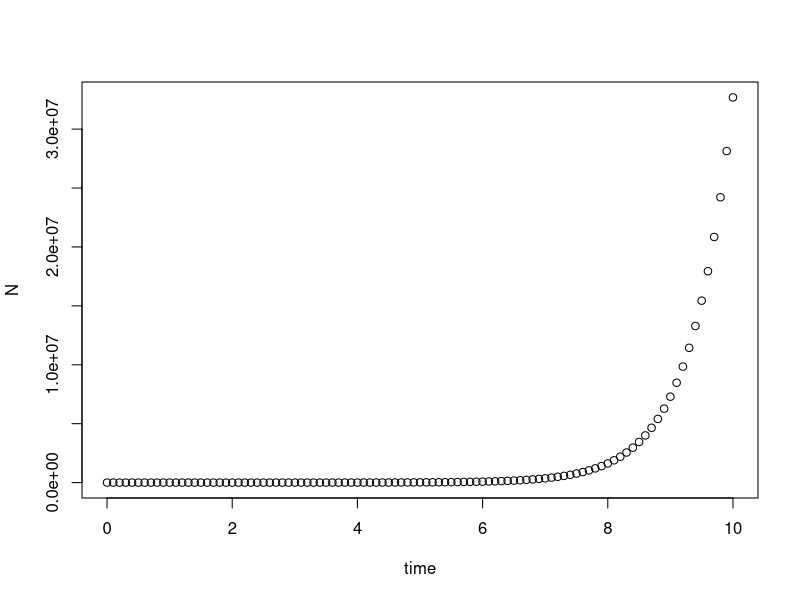
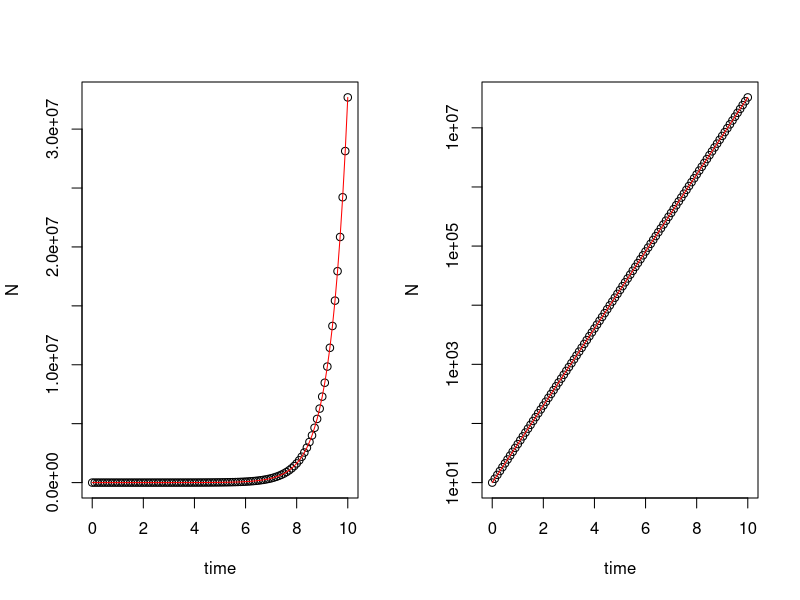
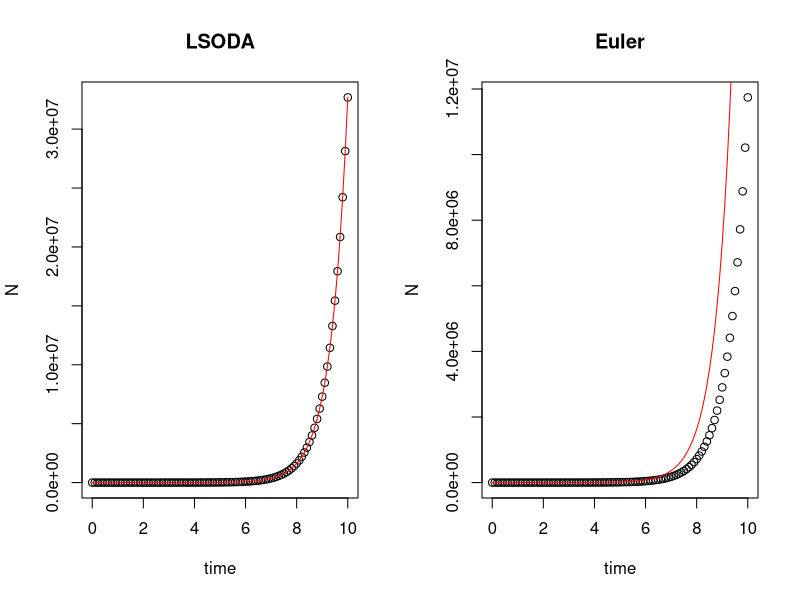
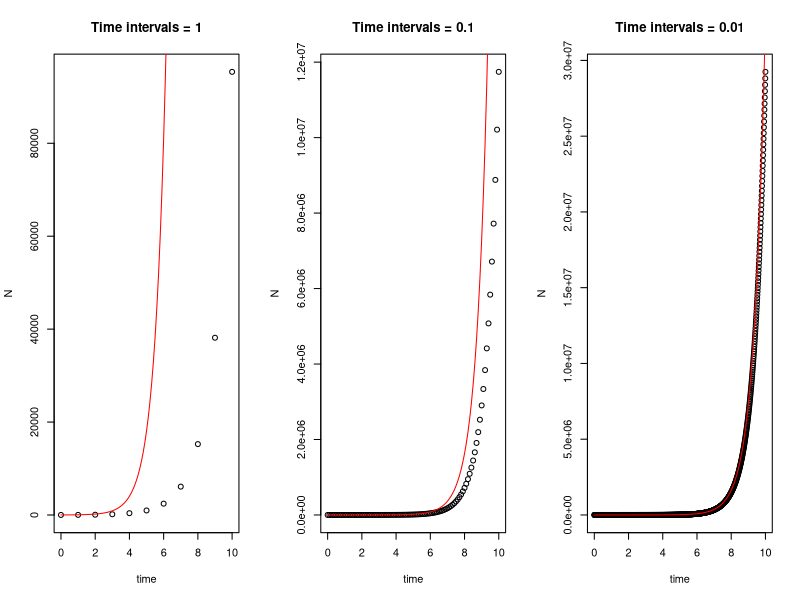
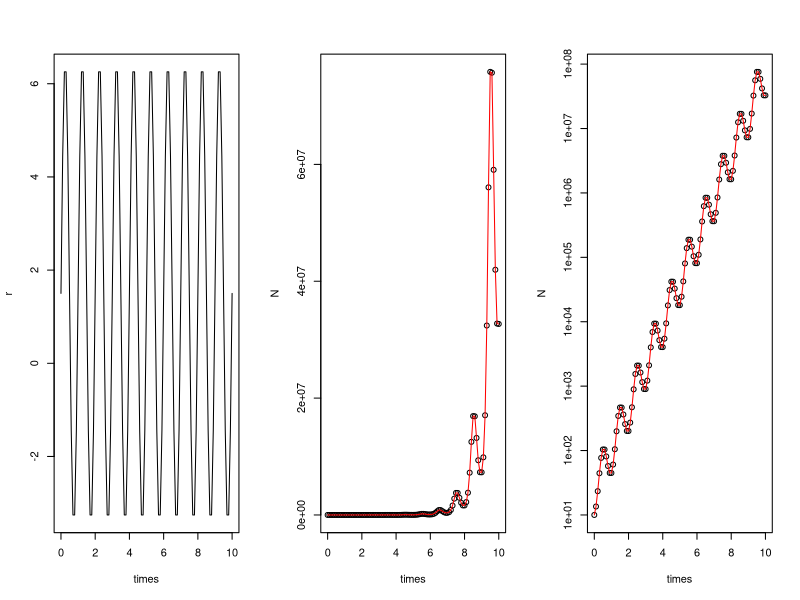
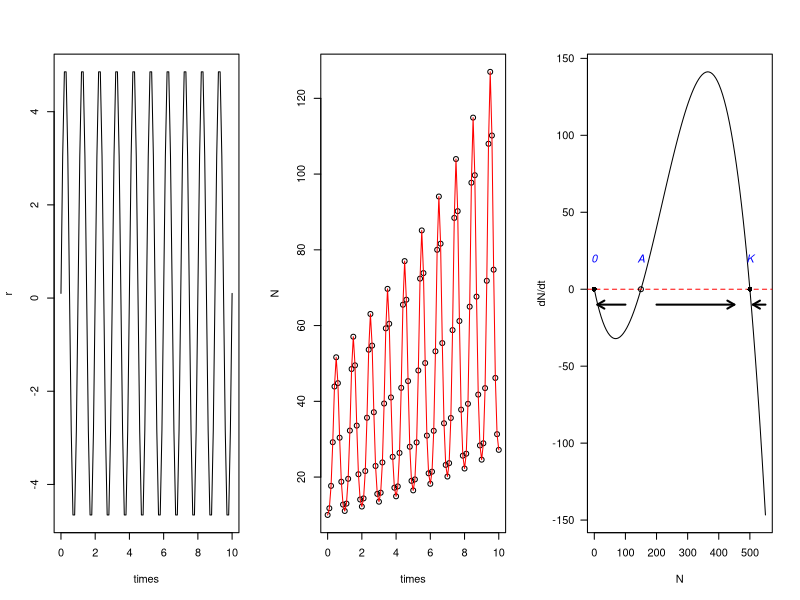
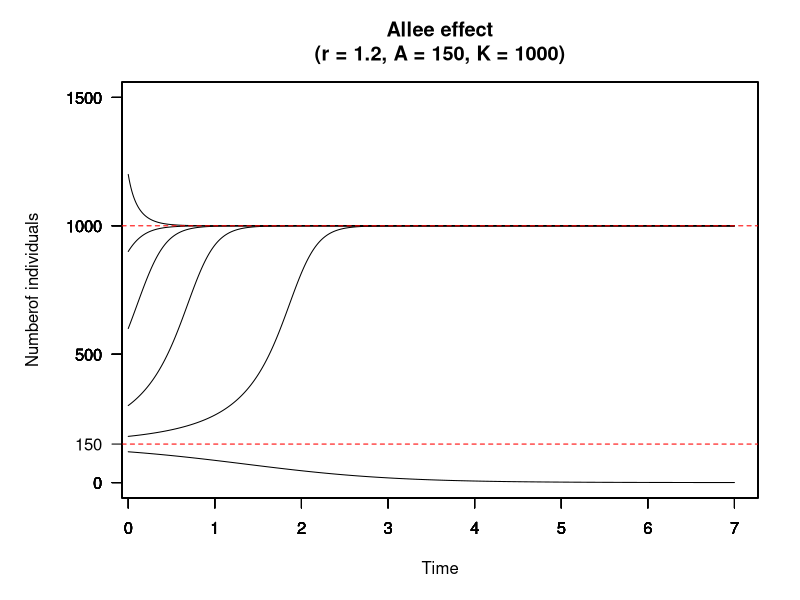

These figures' R source, in order:
## ---- chunk 1
library(tidyverse)
library(knitr)
library(kableExtra)

syllabus <- tibble(
  Date = c("**Week 1** <span style='vertical-align:-30%'> </span>
           <br> 9/4",
           "**Week 2** <span style='vertical-align:-30%'> </span>
           <br> 9/11",
           "**Week 3** <span style='vertical-align:-30%'> </span>
           <br> 9/18",
           "**Week 4** <span style='vertical-align:-30%'> </span>
           <br> 9/25",
           "**Week 5** <span style='vertical-align:-30%'> </span>
           <br> 10/2",
           "**Week 6** <span style='vertical-align:-30%'> </span>
           <br> 10/9",
           "**Week 7** <span style='vertical-align:-30%'> </span>
           <br> 10/16",
           "**Week 8** <span style='vertical-align:-30%'> </span>
           <br> 10/23",
           "**Week 9** <span style='vertical-align:-30%'> </span>
           <br> 10/30",
           "**Week 10** <span style='vertical-align:-30%'> </span>
           <br> 11/6",
           "**Week 11** <span style='vertical-align:-30%'> </span>
           <br> 11/13",
           "**Week 12** <span style='vertical-align:-30%'> </span>
           <br> 11/20",
           "**Week 13** <span style='vertical-align:-30%'> </span>
           <br> 11/27",
           "**Week 14** <span style='vertical-align:-30%'> </span>
           <br> 12/4",
           "**Week 15** <span style='vertical-align:-30%'> </span>
           <br> 12/11",
           "**Week 16** <span style='vertical-align:-30%'> </span>
           <br> 12/18"),
  
  `Lecture topic` = c("Introduction: what is theoretical ecology?", #week1
                      "Exponential population growth", #week2
                      "Logistic population growth and stability analysis", #week3
                      "Discrete population growth and stability analysis", #week4
                      "Metapopulations and patch occupancy models", #week5
                      "Harvesting and bifurcation", #week6
                      "Age-structured population models", #week7
                      "Lotka-Volterra model of competition: graphical analysis", #week8
                      "**Midterm exam**", #week9
                      "Lotka-Volterra model of competition: invasion analysis and linear stability analysis", #week10
                      "Predator-prey interactions (I)", #week11
                      "Predator-prey interactions (II)", #week12
                      "Multispecies models of predation: apparent competition", #week13
                      "Mechanistic models for consumer-resource dynamics", #week14
                      "Research applcations: plant-soil feedback as an example", #week15
                      "**Final exam**"), #week16
    
  Lab = c(" \\- ", #week1
          'Solving exponential growth equation using "deSolve" & Visualization', #week2
          "Simulating logistic growth", #week3
          "Logistic map and Ricker diagram", #week4
          "Metapopulations and patch occupancy models", #week5
          "Bifurcation diagram", #week6
          "Age-structured population model", #week7
          "Simulating competitive dynamics and invasion growth", #week8
          " \\-", #week9
          "Visualization of dynamics with complex eigenvalues", #week10
          "Lotka-Volterra model of predator-prey interactions and time-scale separation", #week11
          "Rosenzweig-MacArthur predator-prey model", #week12
          "Consumer-resource dynamics", #week13
          "Parameter space for apparent competition model", #week14
          " \\- ", #week15
          " \\- "), #week16
    
    
  Readings = c("[**Grainger et al., 2021**](https://doi.org/10.1086/717206)",
               "Gotelli [Ch.1], Case[Ch.1]", #week2
               " \\- ", #week3
               "Gotelli [Ch.2], Case[Ch.5], Otto & Day[Ch.5],
               [**May., 1976**](https://doi.org/10.1038/261459a0)", #week4
               "Gotelli [Ch.4], Case[Ch.16]", #week5
               "Pastor [Ch. 7], Strogatz [Ch. 3]", #week6
               "Gotelli [Ch.3], Case[Ch.3]", #week7
               "Gotelli [Ch.5], Case[Ch.14], 
               [**Broekman et al., 2019**]( https://doi.org/10.1111/ele.13349)", #week8
               " \\- ", #week9
               "Otto & Day [Ch.8],
               [**May., 1972**](https://www.nature.com/articles/238413a0)", #week10
               "Gotelli [Ch.6], Case[Ch.12, 13]", #week11
               "Gotelli [Ch.6], Case[Ch.12, 13]", #week12
               "[**Tilman., 1980**](https://doi.org/10.1086/283633),
               [**Armstrong & McGehee., 1980**](https://doi.org/10.1086/283553)", #week13
               "[**Holt., 1977**](https://doi.org/10.1016/0040-5809(77)90042-9)", #week14
               " \\- ",
               " \\- ")  
  
)

kbl(syllabus, align = "cccl", escape = F) %>%  
  kable_paper(full_width = T, 
              html_font = "Arial",
              font_size = 17) %>%
  kable_styling(bootstrap_options = c("bordered")) %>%
  row_spec(0, bold = T, color = "black", font_size = 20) %>%
  column_spec(1, width = "10em", border_right = T) %>%
  column_spec(2, width = "17em") %>%
  column_spec(3, width = "17em") %>%
  column_spec(4, width = "13em")

## ---- chunk 2
knitr::opts_chunk$set(message = F, 
                      error = F, 
                      warning = F)

## ---- chunk 3
###### part 1 ######
# install.packages("deSolve")
library(deSolve)

### (1) Model specification
exponential_model <- function(times, state, parms) {
  with(as.list(c(state, parms)), {
    dN_dt = r*N  # Exponential growth equation
    return(list(c(dN_dt)))  # Return the results
  })
}
## ---- chunk 4
### (2) Model application
times <- seq(0, 10, by = 0.1)  # Time steps to integrate over
state <- c(N = 10)  # Initial population size
parms <- c(r = 1.5)  # Intrinsic growth rate
## ---- chunk 5
# Run the ode solver
pop_size <- ode(func = exponential_model, times = times, y = state, parms = parms)

# Take a look at the results
head(pop_size)
## ---- chunk 6
plot(N ~ time, data = pop_size)
## ---- chunk 7
par(mfrow = c(1,2))
plot(N ~ time, data = pop_size) # Plot simulation data
curve(state[1]*exp(parms[1]*x), col = "red", add = T) # Adding analytic solution
plot(N ~ time, data = pop_size, log = "y") # Plot logged simulation data
curve(state[1]*exp(parms[1]*x), col = "red", add = T) # Adding analytic solution
## ---- chunk 8

###### part 2 ######
# Original setting
times <- seq(0, 10, by = 0.1)  # Time steps to integrate over
state <- c(N = 10)  # Initial population size
parms <- c(r = 1.5)  # Intrinsic growth rate
# Default: LSODA
pop_size <- ode(func = exponential_model, times = times, y = state, parms = parms)

# Euler's method
pop_size_1 <- ode(func = exponential_model, times = times, y = state, parms = parms, method = "euler")

# Compare different method
par(mfrow = c(1,2))
plot(N ~ time, data = pop_size, main = "LSODA")
curve(state[1]*exp(parms[1]*x), times[1], times[length(times)], col = "red", add = T) # correct curve
plot(N ~ time, data = pop_size_1, main = "Euler")
curve(state[1]*exp(parms[1]*x), times[1], times[length(times)], col = "red", add = T) # correct curve

# Different time intervals
times_1 <- seq(0, 10, by = 1)  # time steps to integrate over
times_2 <- seq(0, 10, by = 0.1)  # time steps to integrate over
times_3 <- seq(0, 10, by = 0.01)  # time steps to integrate over

# Euler's method
pop_size_1 <- ode(func = exponential_model, times = times_1, y = state, parms = parms, method = "euler")
pop_size_2 <- ode(func = exponential_model, times = times_2, y = state, parms = parms, method = "euler")
pop_size_3 <- ode(func = exponential_model, times = times_3, y = state, parms = parms, method = "euler")

# Compare different time intervals
par(mfrow = c(1,3))
plot(N ~ time, data = pop_size_1, main = "Time intervals = 1")
curve(state[1]*exp(parms[1]*x), col = "red", add = T) # correct curve
plot(N ~ time, data = pop_size_2, main = "Time intervals = 0.1")
curve(state[1]*exp(parms[1]*x), col = "red", add = T) # correct curve
plot(N ~ time, data = pop_size_3, main = "Time intervals = 0.01")
curve(state[1]*exp(parms[1]*x), col = "red", add = T) # correct curve
## ---- chunk 9
###### part 3 ######
### Model specification
exponential_model_fluc <- function(times, state, parms) {
  with(as.list(c(state, parms)), {
    dN_dt = (r_bar + sigma*sin(omega*times))*N  # exponential growth equation
    return(list(c(dN_dt)))  # return the results
  })
}
## ---- chunk 10
### Parameters
times <- seq(0, 10, by = 0.1)  # time steps to integrate over
state <- c(N = 10)  # initial population size
parms <- c(r_bar = 1.5, sigma = 5, omega = 2*pi)  # intrinsic growth rate
## ---- chunk 11
### Fluctuating growth rate
r = parms[1] + parms[2]*sin(parms[3]*times)
plot(r ~ times, type = "l")
## ---- chunk 12
### Solving model
pop_size <- ode(func = exponential_model_fluc, times = times, y = state, parms = parms)

### Plotting
plot(N ~ times, data = pop_size)
curve(state[1]*exp(parms[1]*x - parms[2]/parms[3]*(cos(parms[3]*x) - 1)), add = T, col = "red") # correct curve
plot(N ~ times, data = pop_size, log = "y")
curve(state[1]*exp(parms[1]*x - parms[2]/parms[3]*(cos(parms[3]*x) - 1)), add = T, col = "red") # correct curve
## ---- chunk 13
### Parameters
times <- seq(0, 10, by = 0.1)  # time steps to integrate over
state <- c(N = 10)  # initial population size
parms <- c(r_bar = 0.1, sigma = 5, omega = 2*pi)  # intrinsic growth rate

### Fluctuating growth rate
r = parms[1] + parms[2]*sin(parms[3]*times)
plot(r ~ times, type = "l")

### Solving model
pop_size <- ode(func = exponential_model_fluc, times = times, y = state, parms = parms)

### Plotting
plot(N ~ times, data = pop_size)
curve(state[1]*exp(parms[1]*x - parms[2]/parms[3]*(cos(parms[3]*x) - 1)), add = T, col = "red") # correct curve
## ---- chunk 14
knitr::include_app("https://genchanghsu0115.shinyapps.io/Logistic_mod_shinyapp/", height = "500px")
## ---- chunk 15
r = 1
A = 150
K = 500
curve(r*x*(1-x/K)*(x/A-1), from = 0, to = 550, xlim = c(0, 550),
      xlab = "N", ylab = "dN/dt", las = 1)
abline(h = 0, lty = 2, col ="red")
points(y = rep(0, 3), x = c(0, A, K), pch = c(16, 1, 16))
text(x = c(0, A, K), y = rep(20, 3), labels = c("0", "A", "K"), font = 3, col = "blue")
arrows(x0 = c(100, 200, 550), y0 = -10, x1 = c(10, 450, 510), y1 = -10, length = 0.08, lwd = 2)
## ---- chunk 16
library(deSolve)
Allee <- function(t, state, pars) {
  with(as.list(c(state, pars)), {
    dN_dt = r*N*(1-N/K)*(N/A-1)
    return(list(c(dN_dt)))
    })
}
t <- seq(0, 7, by = 0.01)

state <- c(120,180, 300, 600, 900, 1200)
names(state) <- rep("N", time = length(state))
pars <- c(r = 1.2, A = 150, K = 1000)
par(mar = c(5, 4+2, 4,2) + 0.1)

for(i in 1:length(state)){
  #runthe ode solver
  pop_size <- ode(func = Allee, t = t, y = state[i], par = pars)
  plot(pop_size,ann = F, las =T, ylim = c(0, 1500), xlim = c(0.2,7))
  par(new = TRUE)
}
abline(h = 1000, col = "red", lty = 2)
abline(h = 150, col = "red", lty = 2)
axis(side = 2, at = 150, las = T)
title(main = paste0("Allee effect\n(r = ",pars["r"],
                  ", A = ",pars["A"],
                  ", K = ",pars["K"], ")"),
      xlab = "Time")
title(ylab = "Numberof individuals", line = 4)
